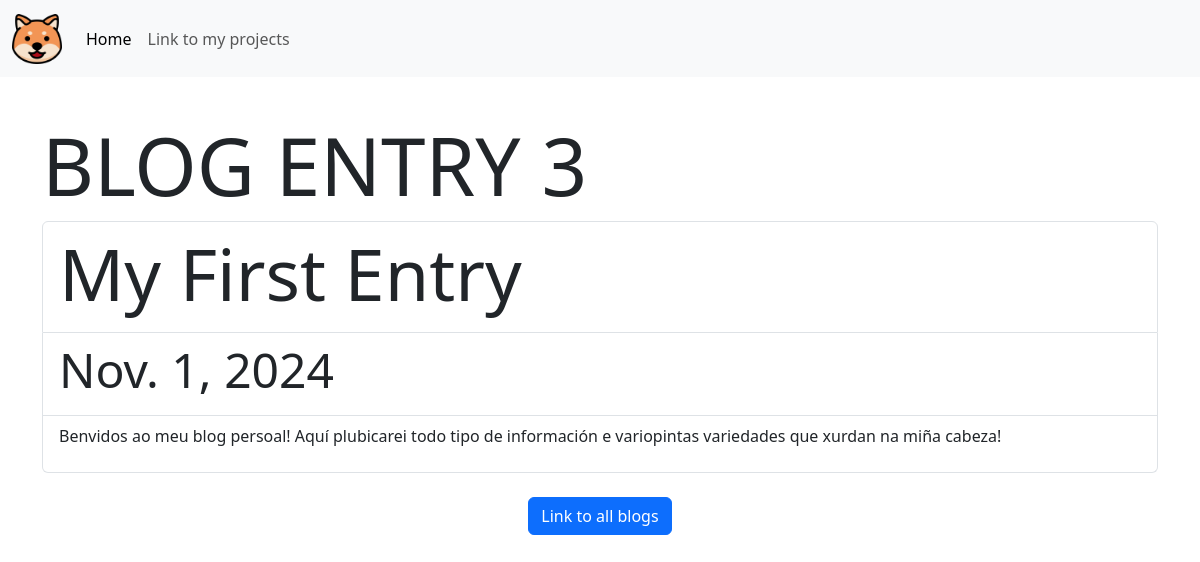
Page /blog/3/ on the committed database.
### blog/models.py (models this page shows)
class Blog(models.Model):
    title = models.CharField(max_length=200)
    data = models.DateField()
    description = models.TextField()

### blog/views.py (the view)
# urls.py: path('<int:blog_id>/', views.detail,name='detail')
def detail(request, blog_id):
    blog = get_object_or_404(Blog, pk=blog_id)
    return render(request, 'blog/detail.html',{'blog':blog})

### blog/templates/blog/detail.html
<!DOCTYPE html>
{%extends 'blog/base.html'%} {% block content %} {%load static%}
<br />
<div class="container mt-3">
	<h1 class="display-1">BLOG ENTRY {{blog.id}}</h1>
	<ul class="list-group">
		<li class="list-group-item">
			<h2 class="display-2">{{blog.title}}</h2>
		</li>
		<li class="list-group-item">
			<h5 class="display-5">{{blog.data}}</h5>
		</li>
		<li class="list-group-item">
			<p>{{blog.description}}</p>
		</li>
	</ul>
	<br />
	<p class="text-center">
		<a href="javascript:history.back()" class="btn btn-primary"
			>Link to all blogs</a
		>
	</p>
</div>
{%endblock%}

### rows in the picture
Blog: id "3", title "My First Entry", data "Nov. 1, 2024", description "Benvidos ao meu blog persoal! Aquí plubicarei todo tipo de información e variopintas variedades que xurdan na miña cabeza!"
